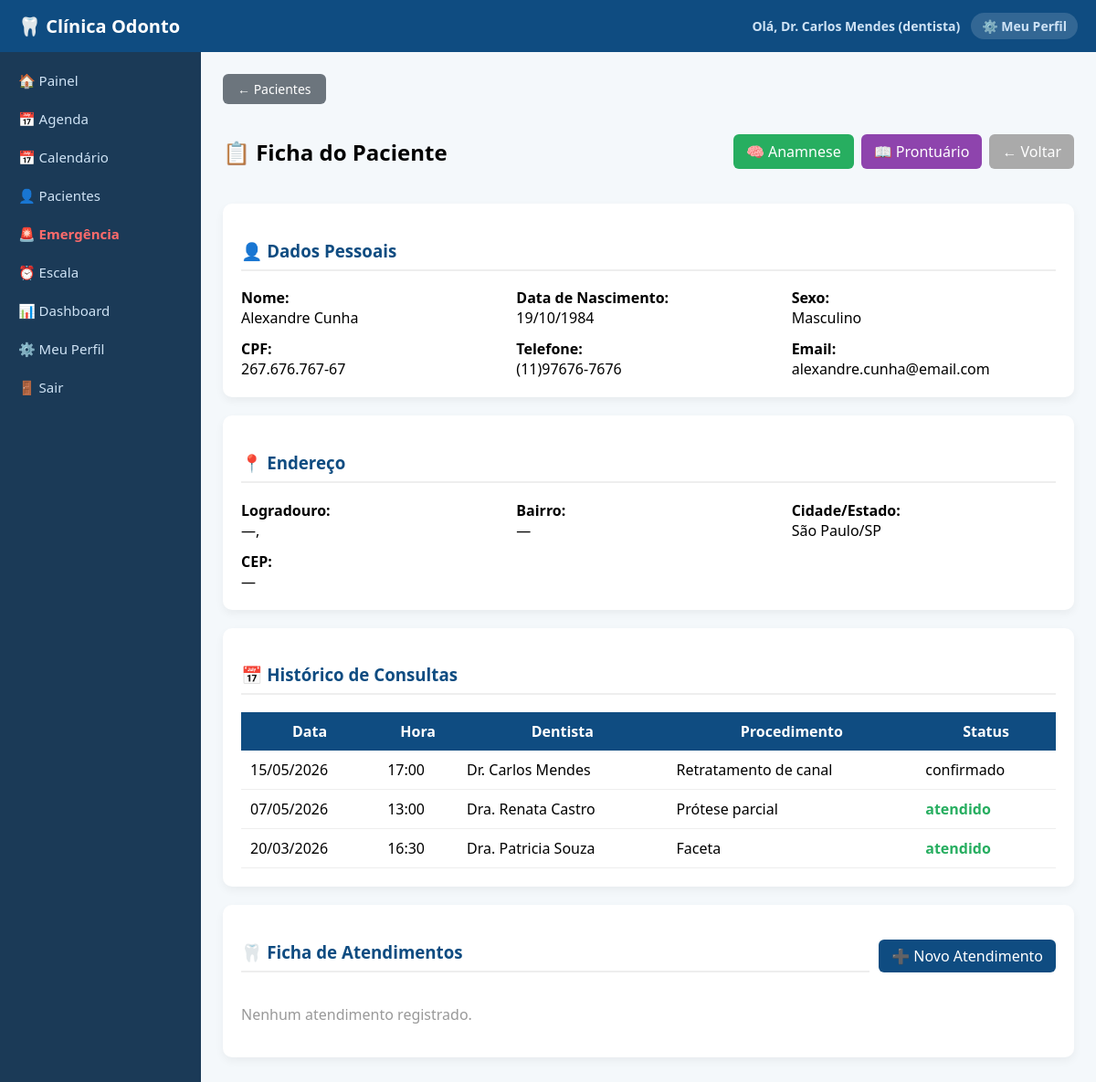
The page /pacientes/ficha/180 (signed in) on the database its author committed.
### tables this page shows
CREATE TABLE usuarios (
            id INTEGER PRIMARY KEY AUTOINCREMENT,
            nome TEXT,
            email TEXT UNIQUE,
            senha TEXT,
            tipo TEXT,
            especialidade TEXT,
            cro TEXT
        );

CREATE TABLE pacientes (
            id INTEGER PRIMARY KEY AUTOINCREMENT,
            usuario_id INTEGER,
            nome TEXT,
            data_nascimento TEXT,
            sexo TEXT,
            cpf TEXT,
            telefone TEXT,
            email TEXT,
            cep TEXT,
            logradouro TEXT,
            bairro TEXT,
            cidade TEXT,
            estado TEXT,
            numero TEXT,
            complemento TEXT,
            responsavel_nome TEXT
        );

CREATE TABLE consultas (
            id INTEGER PRIMARY KEY AUTOINCREMENT,
            paciente_id INTEGER,
            dentista_id INTEGER,
            data TEXT,
            hora TEXT,
            procedimento TEXT,
            status TEXT
        );

### routes/pacientes.py (the view)
@pacientes.route('/pacientes/ficha/<int:id>')
@tipo_required(['master', 'admin', 'operador', 'atendente', 'dentista'])
def ficha_paciente(id):
    conn = get_db_connection()
    cur = conn.cursor()
    cur.execute(f'SELECT * FROM pacientes WHERE id = {p()}', (id,))
    pac = fetch_one(cur, cur.fetchone())
    cur.execute(f'''SELECT c.*, u.nome as dentista_nome FROM consultas c
        LEFT JOIN usuarios u ON u.id = c.dentista_id
        WHERE c.paciente_id = {p()} ORDER BY c.data DESC, c.hora DESC''', (id,))
    consultas = fetch_all(cur, cur.fetchall())
    cur.execute(f'''SELECT a.*, u.nome as dentista_nome FROM atendimentos a
        LEFT JOIN usuarios u ON u.id = a.dentista_id
        WHERE a.paciente_id = {p()} ORDER BY a.data DESC''', (id,))
    atendimentos = fetch_all(cur, cur.fetchall())
    conn.close()
    return render_template('ficha_paciente.html', paciente=pac, consultas=consultas, atendimentos=atendimentos)

### app.py (called while the page is built)
@app.template_filter('formatar_data')
def formatar_data(valor):
    if not valor:
        return '—'
    try:
        from datetime import datetime
        if '/' in str(valor):
            return valor
        dt = datetime.strptime(str(valor)[:10], '%Y-%m-%d')
        return dt.strftime('%d/%m/%Y')
    except:
        return valor

### db.py (called while the page is built)
def get_db_connection():
    if DATABASE_URL:
        import psycopg2
        import psycopg2.extras
        conn = psycopg2.connect(DATABASE_URL)
        conn.autocommit = False
        return conn
    else:
        conn = sqlite3.connect('database.db')
        conn.row_factory = sqlite3.Row
        return conn

def is_postgres():
    return bool(DATABASE_URL)

### routes/pacientes.py (called while the page is built)
def fetch_one(cur, row):
    from db import is_postgres
    return row_as_dict(row, cur) if is_postgres() else row

def fetch_all(cur, rows):
    from routes.utils import rows_as_dicts
    from db import is_postgres
    return rows_as_dicts(rows, cur) if is_postgres() else rows

def p():
    return '%s' if is_postgres() else '?'

### routes/utils.py (called while the page is built)
def tipo_required(tipos_permitidos):
    def decorator(func):
        @wraps(func)
        def wrapper(*args, **kwargs):
            if 'usuario_tipo' not in session:
                return redirect('/login')
            if session['usuario_tipo'] not in tipos_permitidos:
                return "<h1>Acesso negado</h1>"
            return func(*args, **kwargs)
        return wrapper
    return decorator

### templates/ficha_paciente.html (shortened to what this page needs)
{% extends "base.html" %}
{% block content %}
<a href="/pacientes/lista" style="display:inline-block; padding:7px 16px; background:#6c757d; color:white; border-radius:6px; text-decoration:none; margin-bottom:16px; font-size:14px;">← Pacientes</a>
<div style="display:flex; justify-content:space-between; align-items:center; flex-wrap:wrap; gap:10px; margin-bottom:20px;">
    <h2>📋 Ficha do Paciente</h2>
    <div style="display:flex; gap:8px; flex-wrap:wrap;">
        <a href="/pacientes/anamnese/{{ paciente.id }}" style="padding:8px 14px; background:#27ae60; color:white; border-radius:6px; text-decoration:none;">🧠 Anamnese</a>
        <a href="/prontuario/{{ paciente.id }}" style="padding:8px 14px; background:#8e44ad; color:white; border-radius:6px; text-decoration:none;">📖 Prontuário</a>
        <a href="/pacientes/lista" style="padding:8px 14px; background:#aaa; color:white; border-radius:6px; text-decoration:none;">← Voltar</a>
    </div>
</div>
<div class="card" style="margin-bottom:20px;">
    <h3 style="color:#0f4c81; border-bottom:2px solid #eee; padding-bottom:8px;">👤 Dados Pessoais</h3>
    <div style="display:grid; grid-template-columns:repeat(auto-fill,minmax(220px,1fr)); gap:12px;">
        <div><b>Nome:</b><br>{{ paciente.nome }}</div>
        <div><b>Data de Nascimento:</b><br>{{ paciente.data_nascimento | formatar_data if paciente.data_nascimento else '—' }}</div>
        <div><b>Sexo:</b><br>{{ 'Masculino' if paciente.sexo == 'M' else 'Feminino' if paciente.sexo == 'F' else '—' }}</div>
        <div><b>CPF:</b><br>{{ paciente.cpf or '—' }}</div>
        <div><b>Telefone:</b><br>{{ paciente.telefone or '—' }}</div>
        <div><b>Email:</b><br>{{ paciente.email or '—' }}</div>
    </div>
</div>
<div class="card" style="margin-bottom:20px;">
    <h3 style="color:#0f4c81; border-bottom:2px solid #eee; padding-bottom:8px;">📍 Endereço</h3>
    <div style="display:grid; grid-template-columns:repeat(auto-fill,minmax(220px,1fr)); gap:12px;">
        <div><b>Logradouro:</b><br>{{ paciente.logradouro or '—' }}, {{ paciente.numero or '' }}</div>
        <div><b>Bairro:</b><br>{{ paciente.bairro or '—' }}</div>
        <div><b>Cidade/Estado:</b><br>{{ paciente.cidade or '—' }}/{{ paciente.estado or '—' }}</div>
        <div><b>CEP:</b><br>{{ paciente.cep or '—' }}</div>
    </div>
</div>
<div class="card" style="margin-bottom:20px;">
    <h3 style="color:#0f4c81; border-bottom:2px solid #eee; padding-bottom:8px;">📅 Histórico de Consultas</h3>
    {% if consultas %}
    <table>
        <tr>
            <th>Data</th><th>Hora</th><th>Dentista</th><th>Procedimento</th><th>Status</th>
        </tr>
        {% for c in consultas %}
        <tr>
            <td>{{ c.data | formatar_data }}</td>
            <td>{{ c.hora }}</td>
            <td>{{ c.dentista_nome }}</td>
            <td>{{ c.procedimento }}</td>
            <td class="status-{{ c.status }}">{{ c.status }}</td>
        </tr>
        {% endfor %}
    </table>
    {% else %}
    <p style="color:#999;">Nenhuma consulta registrada.</p>
    {% endif %}
</div>
<div class="card" style="margin-bottom:20px;">
    <div style="display:flex; justify-content:space-between; align-items:center;">
        <h3 style="color:#0f4c81; border-bottom:2px solid #eee; padding-bottom:8px; flex:1;">🦷 Ficha de Atendimentos</h3>
        {% if session.usuario_tipo in ['master','admin','dentista'] %}
        <a href="/atendimento/novo/{{ paciente.id }}" style="padding:7px 14px; background:#0f4c81; color:white; border-radius:6px; text-decoration:none; margin-left:10px;">➕ Novo Atendimento</a>
        {% endif %}
    </div>
    {% if atendimentos %}
        {% for a in atendimentos %}
        <div style="border-left:4px solid #0f4c81; padding:12px 16px; margin:12px 0; background:#f9fbff; border-radius:0 8px 8px 0;">
            <div style="display:flex; justify-content:space-between; flex-wrap:wrap; gap:4px;">
                <strong>{{ a.data | formatar_data }}</strong>
                <span style="color:#888; font-size:13px;">Dr(a). {{ a.dentista_nome }}</span>
            </div>
            {% if a.queixa %}<p style="margin:6px 0;"><b>Queixa:</b> {{ a.queixa }}</p>{% endif %}
            {% if a.diagnostico %}<p style="margin:6px 0;"><b>Diagnóstico:</b> {{ a.diagnostico }}</p>{% endif %}
            {% if a.tratamento %}<p style="margin:6px 0;"><b>Tratamento realizado:</b> {{ a.tratamento }}</p>{% endif %}
            {% if a.prescricao %}<p style="margin:6px 0;"><b>Prescrição:</b> {{ a.prescricao }}</p>{% endif %}
            {% if a.observacoes %}<p style="margin:6px 0;"><b>Observações:</b> {{ a.observacoes }}</p>{% endif %}
            {% if a.retorno %}<p style="margin:6px 0;"><b>Retorno:</b> {{ a.retorno | formatar_data }}</p>{% endif %}
        </div>
        {% endfor %}
    {% else %}
    <p style="color:#999;">Nenhum atendimento registrado.</p>
    {% endif %}
</div>
{% endblock %}

### templates/base.html (shortened to what this page needs)
<!DOCTYPE html>
<html>
<head>
    <link rel="stylesheet" href="{{ url_for('static', filename='style.css') }}">
</head>
<body>
<nav>
    <div style="display:flex; align-items:center; gap:10px;">
        <span class="nav-logo">🦷 Clínica Odonto</span>
    </div>
    <div class="nav-usuario">
        {% if session.usuario_nome %}
            <span>Olá, <strong>{{ session.usuario_nome }}</strong> ({{ session.usuario_tipo }})</span>
            <a href="/perfil">⚙️ Meu Perfil</a>
        {% endif %}
    </div>
</nav>
<div class="layout">
    <div class="sidebar" id="sidebar">
        {% if session.usuario_tipo == 'cliente' %}
            <a href="/minha_area">🏠 Painel</a>
            <a href="/minha_area">📅 Minha Agenda</a>
        {% else %}
            <a href="/">🏠 Painel</a>
        {% endif %}
        {% if session.usuario_tipo in ['master','admin','operador','atendente','dentista'] %}
            <a href="/consultas">📅 Agenda</a>
            <a href="/agenda_calendario">📅 Calendário</a>
            <a href="/pacientes/lista">👤 Pacientes</a>
        {% endif %}
        {% if session.usuario_tipo in ['master','admin','operador','atendente','dentista'] %}
            <a href="/emergencia" style="color:#ff6b6b; font-weight:bold;">🚨 Emergência</a>
        {% endif %}
        {% if session.usuario_tipo in ['master','admin','operador','atendente','dentista'] %}
            <a href="/escala">⏰ Escala</a>
            <a href="/dashboard">📊 Dashboard</a>
        {% endif %}
        <a href="/perfil">⚙️ Meu Perfil</a>
        <a href="/logout">🚪 Sair</a>
    </div>
    <div class="content" id="conteudo">
        {% block content %}{% endblock %}
    </div>
</div>
</body>
</html>

### static/style.css (style rules this page uses)
body { margin: 0; font-family: 'Segoe UI', Arial; background: #f4f8fb; }
nav { background: #0f4c81; color: white; padding: 15px 20px; font-size: 20px; font-weight: bold; }
.layout { display: flex; }
.sidebar { width: 220px; background: #1b3a57; min-height: 100vh; padding-top: 20px; }
.sidebar a { display: block; color: #cfe3f5; padding: 12px 20px; text-decoration: none; transition: 0.2s; }
.content { flex: 1; padding: 30px; }
.card { background: white; padding: 20px; border-radius: 10px; box-shadow: 0 4px 10px rgba(0,0,0,0.05); }
table { width: 100%; border-collapse: collapse; margin-top: 15px; background: white; }
th { background: #0f4c81; color: white; padding: 10px; }
td { padding: 10px; border-bottom: 1px solid #eee; }
.status-atendido { color: #27ae60; font-weight: bold; }

### templates/base.html (style rules this page uses)
nav { display: flex; align-items: center; justify-content: space-between; background: #0f4c81; color: white; padding: 14px 20px; position: sticky; top: 0; z-index: 100; }
.nav-logo { font-size: 20px; font-weight: bold; }
.nav-usuario { display: flex; align-items: center; gap: 12px; font-size: 14px; }
.nav-usuario a { color: #cfe3f5; text-decoration: none; background: rgba(255,255,255,0.15); padding: 5px 12px; border-radius: 20px; transition: 0.2s; }
.nav-usuario span { color: #cfe3f5; }
.layout { display: flex; min-height: calc(100vh - 53px); }
.sidebar { width: 220px; min-width: 220px; background: #1b3a57; padding-top: 10px; transition: transform 0.3s; }
.sidebar a { display: block; color: #cfe3f5; padding: 11px 20px; text-decoration: none; transition: 0.2s; font-size: 15px; }
.content { flex: 1; padding: 24px; overflow-x: auto; }

### rows shown on the page
usuarios: usuario_nome "Dr. Carlos Mendes"
pacientes: nome "Alexandre Cunha", data_nascimento "19/10/1984", sexo "Masculino", cpf "267.676.767-67", telefone "(11)97676-7676", email "alexandre.cunha@email.com", cidade "São Paulo", estado "SP"
consultas: data "15/05/2026", hora "17:00", dentista_nome "Dr. Carlos Mendes", procedimento "Retratamento de canal", status "confirmado"
consultas: data "07/05/2026", hora "13:00", dentista_nome "Dra. Renata Castro", procedimento "Prótese parcial", status "atendido"
consultas: data "20/03/2026", hora "16:30", dentista_nome "Dra. Patricia Souza", procedimento "Faceta", status "atendido"

### other values the page prints
{{ session.usuario_tipo }} "dentista"
{{ paciente.logradouro or '—' }} "—"
{{ paciente.bairro or '—' }} "—"
{{ paciente.cep or '—' }} "—"
